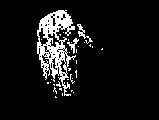
#> input picture 2 - Morphological Operators/palm.bmp, 159 x 120 px, found by its file name
$ python MP2.py
#> lines starting #> are read from the running program, lines starting #| are printed output that depends on the picture; after the words box and inside, x2 and y2 are one past the last pixel; in counts of white or black regions, pixels touching at a corner belong together
# This code will execute several morphological operators
# Specifically, Erosion and Dilation, plus using them to do
# Opening, Closing, and Boundaries

from PIL import Image
import matplotlib.pyplot as plt
import numpy as np
import sys
import cv2 as cv
from IPython.display import display
import matplotlib.pyplot as plt
np.set_printoptions(threshold=sys.maxsize)

# Import images
#img1 = cv.imread('/home/codynichoson/computer_vision/MP2/gun.bmp',0)
img1 = cv.imread('/home/codynichoson/Q1/computer_vision/2 - Morphological Operators/palm.bmp',0)
#> img1: shape (120, 159); 8.5% white; 32 white regions (29 under 20 px), largest, box (x1, y1, x2, y2) and area: (37, 10, 76, 96) 1378, (77, 24, 93, 44) 79, (67, 38, 79, 54) 61
height = img1.shape[0]
#> height = 120
width = img1.shape[1]
#> width = 159
img1_bin = img1/255

# Plot original image
plt.subplot(3, 3, 1)
#> (this line was passed over: IPython is not available in this run)
plt.figure(1)
#> (this line was passed over: IPython is not available in this run)
plt.imshow(img1_bin)
#> (this line was passed over: IPython is not available in this run)
plt.title("Original")
#> (this line was passed over: IPython is not available in this run)

def dilation(img, size):
    se = [size,size]

    x = se[0] // 2
    y = se[1] // 2

    height = img.shape[0]
    width = img.shape[1]

    new_img = np.zeros((height,width))

    for r in range(height):
        for c in range(width):
            for i in range(-x,x+1):
                for j in range(-y,y+1):
                    if img[r][c]:
                        new_img[r+i][c+j] = 1
                    else:
                        pass

    return new_img

def erosion(img, size):
    se = [size,size]
    SE = np.array([[1,1,1],[1,1,1],[1,1,1]])

    x = se[0] // 2
    y = se[1] // 2

    height = img.shape[0]
    width = img.shape[1]

    new_img = np.zeros((height,width))

    for r in range(height-1):
        for c in range(width-1):
            elem = get_element(img, r, c)
            if elem.all()== SE.all():
                new_img[r][c] = 1

    return new_img

def opening(img, SE):
    x = erosion(img, SE)
    open_img = dilation(x, SE)

    return open_img

def closing(img, SE):
    x = dilation(img, SE)
    close_img = erosion(x, SE)

    return close_img

def boundary(img):
    x = closing(img,5)
    bound_img = x - erosion(x,5)
    #bound_img = dilation(img, 3) - img1_bin

    return bound_img

def get_element(img, r, c):
    element = np.array([[0,0,0],[0,0,0],[0,0,0]])
    element[1][1] = img[r][c]
    element[0][1] = img[r-1][c]
    element[2][1] = img[r+1][c]
    element[1][0] = img[r][c-1]
    element[1][2] = img[r][c+1]
    element[2][2] = img[r+1][c+1]
    element[0][0] = img[r-1][c-1]
    element[2][0] = img[r+1][c-1]
    element[0][2] = img[r-1][c+1]

    return element

# Run the functions
dil3_img = dilation(img1,3)
#> after the loop in dilation, `for r in range(height):`: new_img: shape (120, 159) float64; values 0 (black) and 1 (white), 15.7% white; 3 white regions (1 under 20 px), largest, box (x1, y1, x2, y2) and area: (36, 9, 94, 99) 2951, (74, 69, 78, 79) 34
dil5_img = dilation(img1,5)
#> after the loop in dilation (call 2), `for r in range(height):`: new_img: shape (120, 159) float64; values 0 (black) and 1 (white), 18.7% white; 2 white regions, box (x1, y1, x2, y2) and area: (35, 8, 95, 100) 3534, (99, 46, 105, 52) 35
ero3_img = erosion(img1,3)
#> after the loop in erosion, `for r in range(height-1):`:
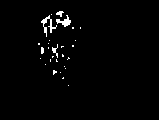
#> new_img: shape (120, 159) float64; values 0 (black) and 1 (white), 1.7% white in thin lines or dots, all inside (x1, y1, x2, y2) = (38, 11, 81, 86)
ero5_img = erosion(img1,5)
open3_img = opening(img1,3)
#> call 3 of dilation, with size = 3
#> after the loop in dilation (call 3), `for r in range(height):`:
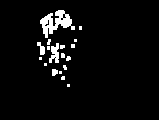
#> new_img: shape (120, 159) float64; values 0 (black) and 1 (white), 4.5% white; 18 white regions (13 under 20 px), largest, box (x1, y1, x2, y2) and area: (40, 10, 75, 38) 445, (49, 43, 59, 63) 127, (37, 42, 45, 55) 59, (52, 69, 58, 76) 35, (66, 56, 71, 61) 20
open5_img = opening(img1,5)
#> call 4 of dilation, with size = 5
#> after the loop in dilation (call 4), `for r in range(height):`:
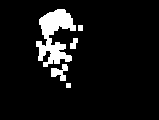
#> new_img: shape (120, 159) float64; values 0 (black) and 1 (white), 7.7% white; 5 white regions, box (x1, y1, x2, y2) and area: (36, 9, 76, 67) 1204, (51, 64, 68, 81) 158, (70, 38, 78, 49) 61, (78, 25, 83, 31) 30, (66, 83, 71, 88) 25
close3_img = closing(img1,3)
#> after the loop in erosion (call 5), `for r in range(height-1):`:
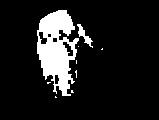
#> new_img: shape (120, 159) float64; values 0 (black) and 1 (white), 12% white; 9 white regions (7 under 20 px), largest, box (x1, y1, x2, y2) and area: (37, 10, 79, 96) 2130, (77, 24, 93, 48) 122
bound_img = boundary(img1)
#> after the loop in erosion (call 6), `for r in range(height-1):`:
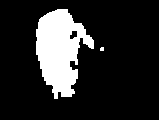
#> new_img: shape (120, 159) float64; values 0 (black) and 1 (white), 16.5% white; 2 white regions (1 under 20 px), largest, box (x1, y1, x2, y2) and area: (36, 9, 94, 99) 3134
#> after the loop in erosion (call 7), `for r in range(height-1):`:
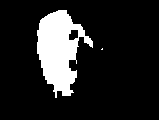
#> new_img: shape (120, 159) float64; values 0 (black) and 1 (white), 14.3% white; 2 white regions (1 under 20 px), largest, box (x1, y1, x2, y2) and area: (37, 10, 93, 98) 2734
#> in boundary, `bound_img = x - erosion(x,5)`:
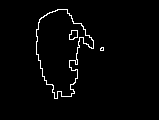
#> bound_img: shape (120, 159) float64; values 0 (black) and 1 (white), 2.2% white in thin lines or dots, all inside (x1, y1, x2, y2) = (36, 9, 104, 99)

# Plot the images
plt.subplot(3, 3, 2)
#> (this line was passed over: IPython is not available in this run)
plt.imshow(dil3_img)
#> (this line was passed over: IPython is not available in this run)
plt.title("Dilation 3x3")
#> (this line was passed over: IPython is not available in this run)
#> (the run stopped early here; a loop or call above may not have finished)

$ run again, with 2 - Morphological Operators/gun.bmp copied over 2 - Morphological Operators/palm.bmp
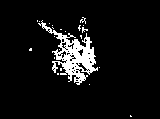
#> input picture 2 - Morphological Operators/gun.bmp, 160 x 119 px, found by its file name
#> img1: shape (119, 160); 7% white; 22 white regions (21 under 20 px), largest, box (x1, y1, x2, y2) and area: (38, 20, 98, 85) 1251
#> after the loop in erosion (call 7), `for r in range(height-1):`:
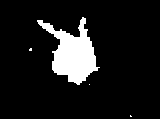
#> new_img: shape (119, 160) float64; values 0 (black) and 1 (white), 10.3% white; 4 white regions (3 under 20 px), largest, box (x1, y1, x2, y2) and area: (37, 17, 100, 85) 1955
#> in boundary, `bound_img = x - erosion(x,5)`:
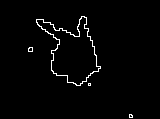
#> bound_img: shape (119, 160) float64; values 0 (black) and 1 (white), 1.9% white in thin lines or dots, all inside (x1, y1, x2, y2) = (28, 16, 133, 118)
